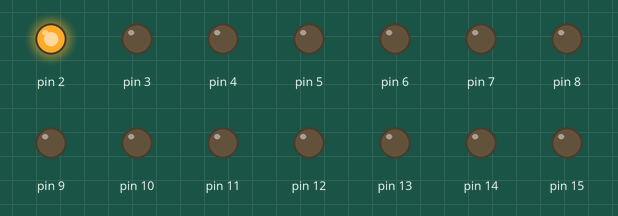
Simulated run of this sketch. Board: Arduino Mega 2560, built with avr-gcc and run on an emulated ATmega2560. Parts: output pins drawn as LEDs (lit = HIGH).

Above: at 0.1 s.
At 0.7 s:
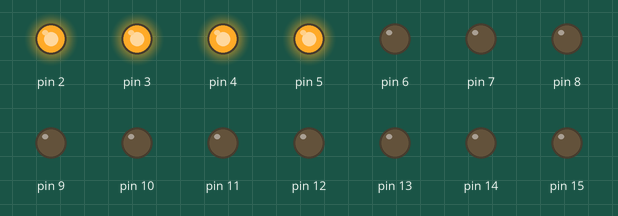
At 1.3 s:
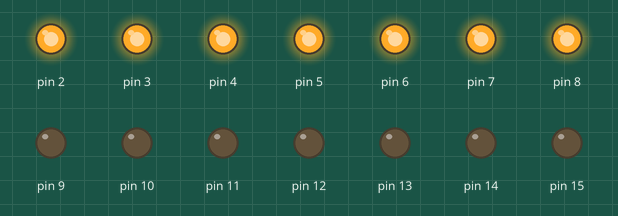
At 2.7 s:
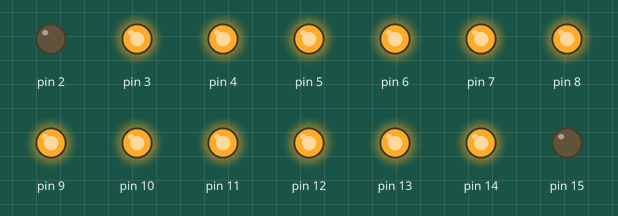
At 5.3 s:
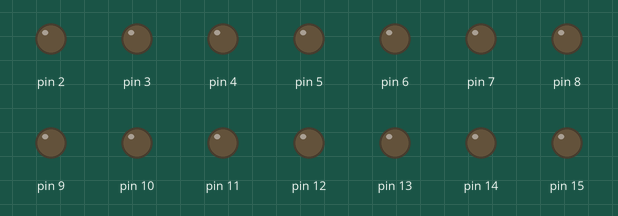
At 7.2 s:
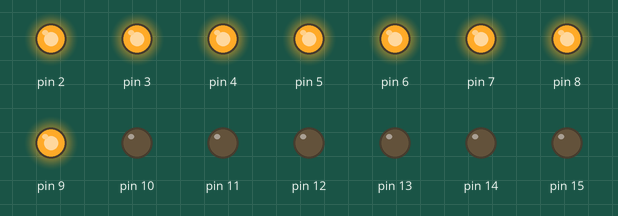
Timing chart, 0 to 7.5 s (numbered marks = the images above):
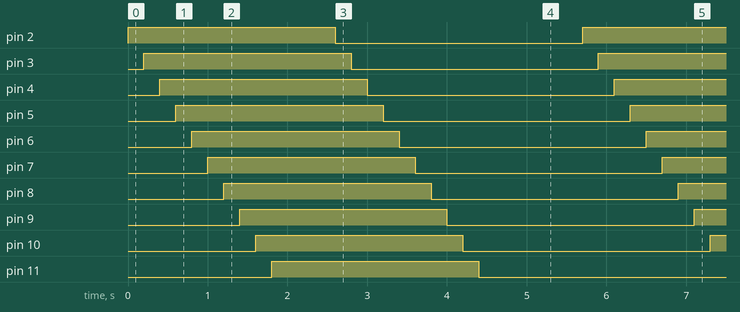

The sketch:

7segment.ino
```cpp
void setup()
{
  // define pin modes

 pinMode(2,OUTPUT);
 pinMode(3,OUTPUT);
 pinMode(4,OUTPUT);
 pinMode(5,OUTPUT);
 pinMode(6,OUTPUT);
 pinMode(7,OUTPUT);
 pinMode(8,OUTPUT);
 pinMode(9,OUTPUT);
 pinMode(10,OUTPUT);
 pinMode(11,OUTPUT);
 pinMode(12,OUTPUT);
 pinMode(13,OUTPUT);
 pinMode(14,OUTPUT);
 pinMode(15,OUTPUT);

 pinMode(36, OUTPUT);

}

void loop()
{
  // loop to turn leds od seven seg ON

  for(int i=2;i<15;i++)
  {
    digitalWrite(i,HIGH);
    delay(200);
  }

  // loop to turn leds od seven seg OFF
  for(int i=2;i<15;i++)
  {
    digitalWrite(i,LOW);
    delay(200);
  }


  delay(500);

}
```

Measured:
- by itself, pin 2–14: alternates HIGH for 2.6 s and LOW for 3.1 s
- by itself, everything shown: repeats every 5.7 s, in 26 steps
